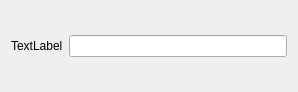
<?xml version="1.0" encoding="UTF-8"?>
<ui version="4.0">
 <class>ImportStringSelector</class>
 <widget class="QWidget" name="ImportStringSelector">
  <property name="geometry">
   <rect>
    <x>0</x>
    <y>0</y>
    <width>298</width>
    <height>92</height>
   </rect>
  </property>
  <property name="windowTitle">
   <string>Form</string>
  </property>
  <layout class="QHBoxLayout" name="horizontalLayout">
   <item>
    <widget class="QLabel" name="label">
     <property name="text">
      <string>TextLabel</string>
     </property>
    </widget>
   </item>
   <item>
    <widget class="QLineEdit" name="lineEdit"/>
   </item>
  </layout>
 </widget>
 <resources/>
 <connections/>
</ui>
